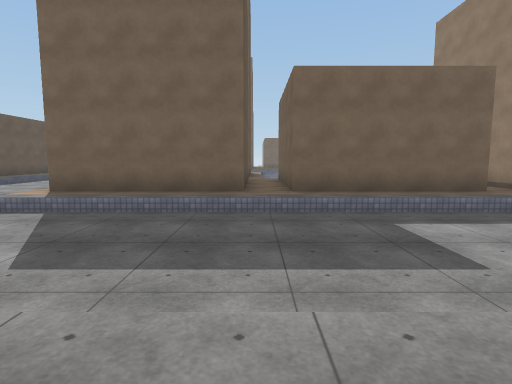
View 1 (above)

24 first-person views from a walk through a 3-D level made in the Unity game engine. The camera is 1.3 m above the floor, tilts 6° down and sees 80° across. The floor is counted in squares, 2 m on a side. Each view is taken from the middle of a square. On the plan, view 1 faces up. The plan holds only what a view shows up to about 10 squares ahead; the rest is blank. The place goes on beyond the plan. The player character is not drawn. Surface patterns are stand-ins for the level's own textures.

View 2
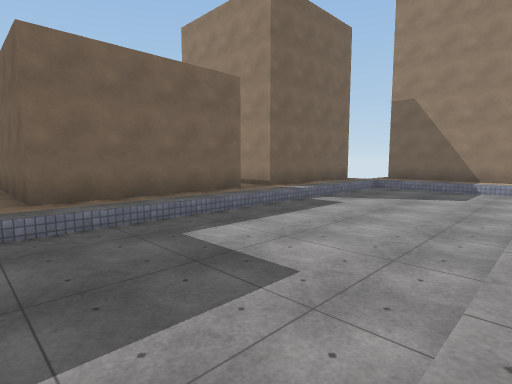

View 3
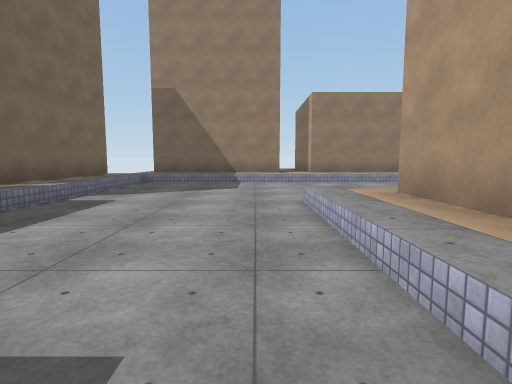

View 4
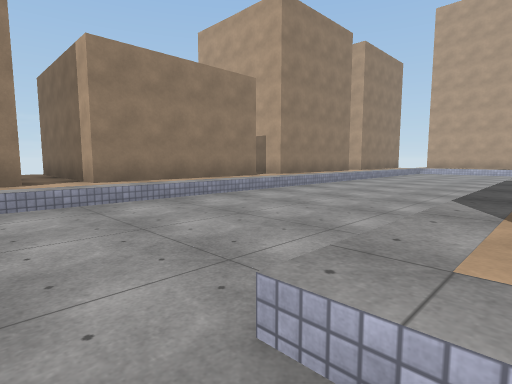

View 5
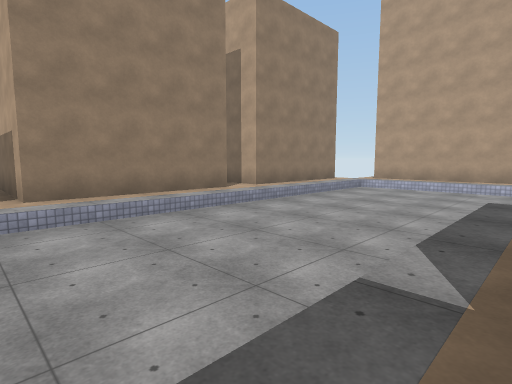

View 6
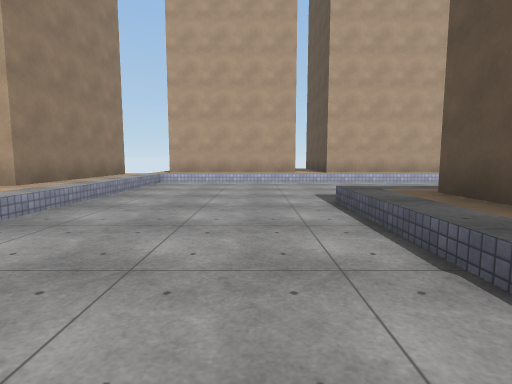

View 7
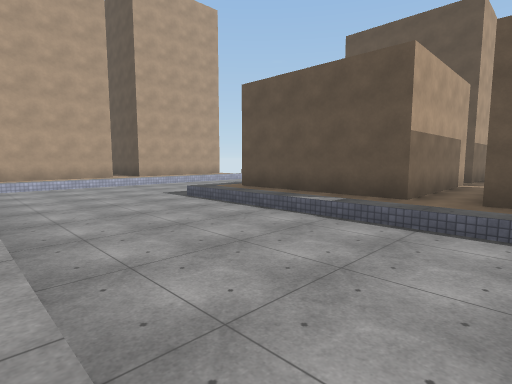

View 8
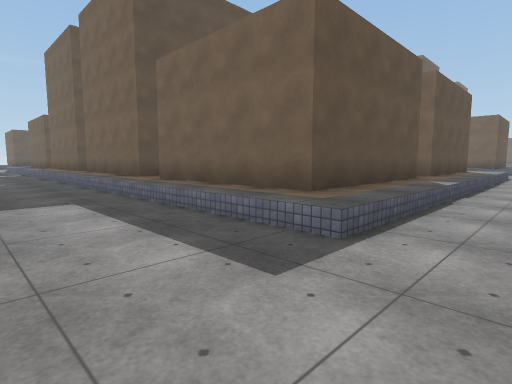

View 9
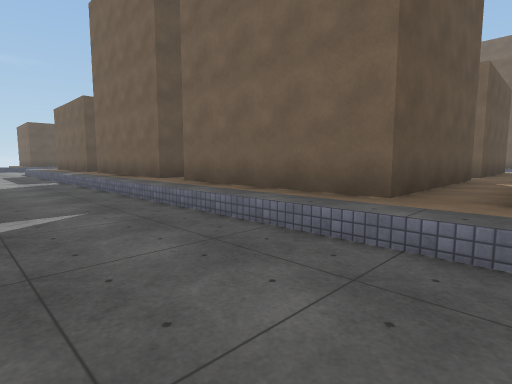

View 10
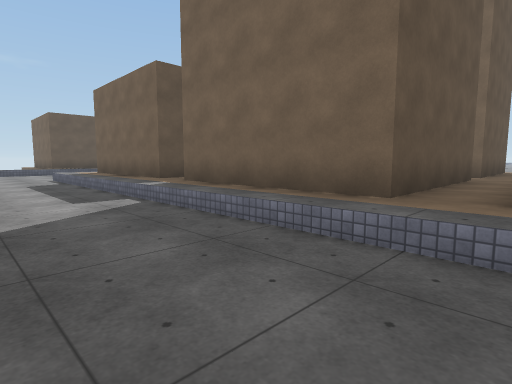

View 11
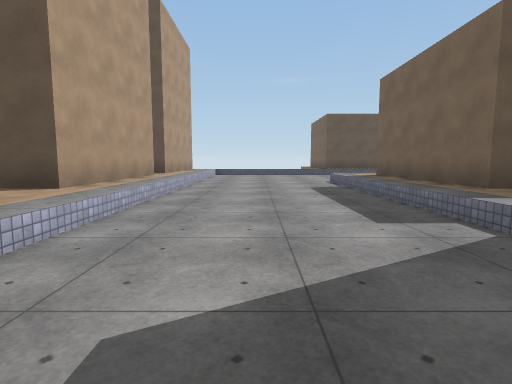

View 12
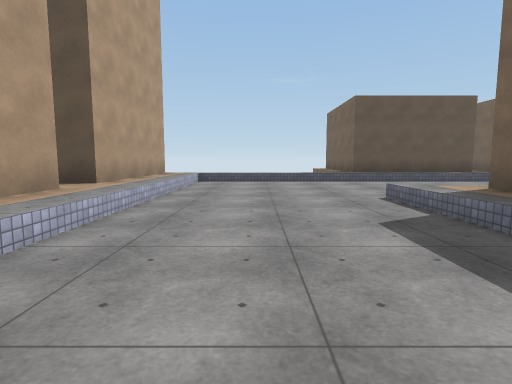

View 13
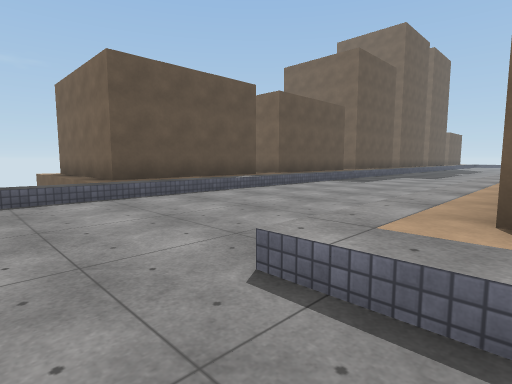

View 14
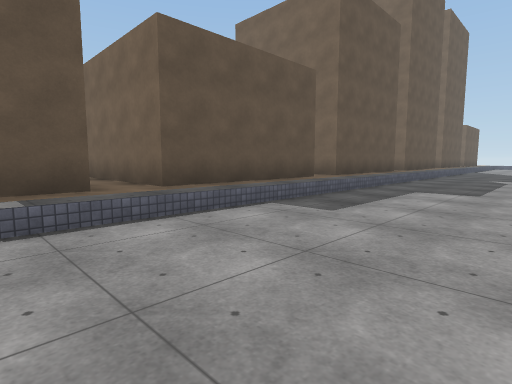

View 15
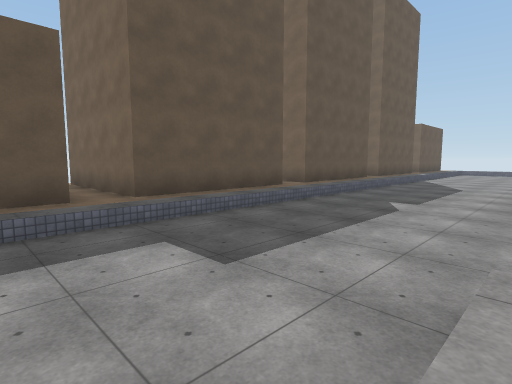

View 16
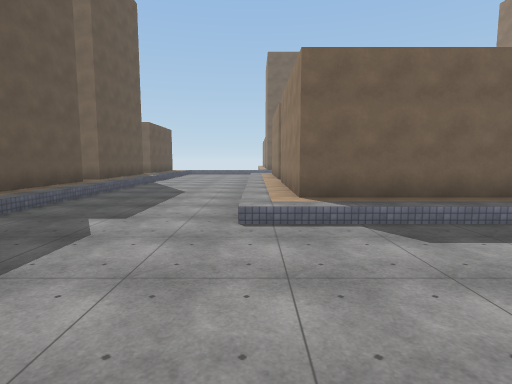

View 17
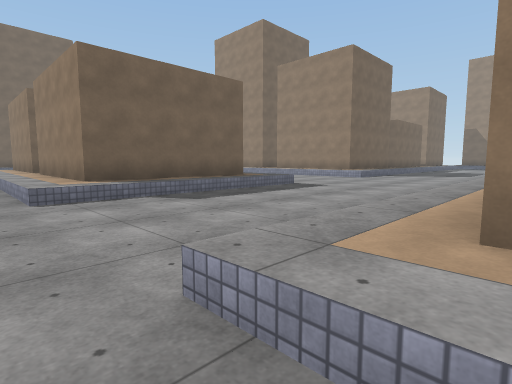

View 18
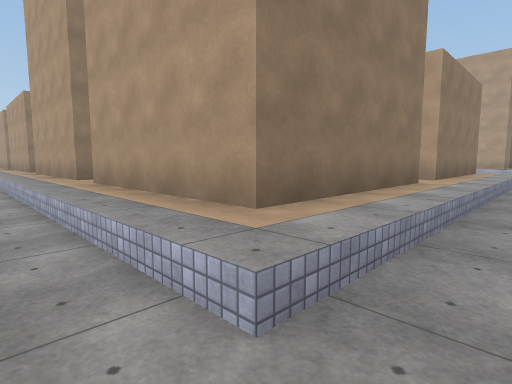

View 19
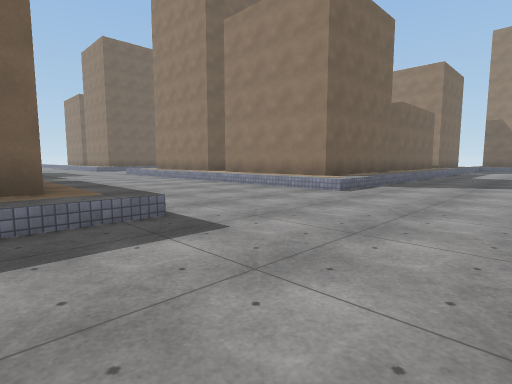

View 20
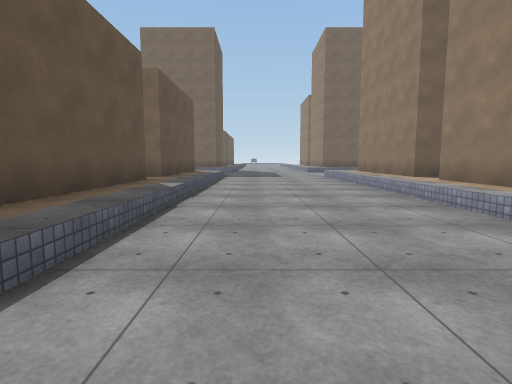

View 21
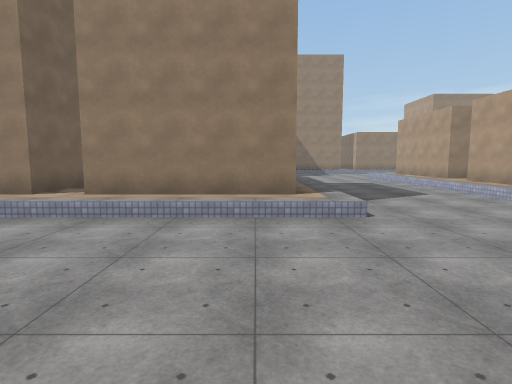

View 22
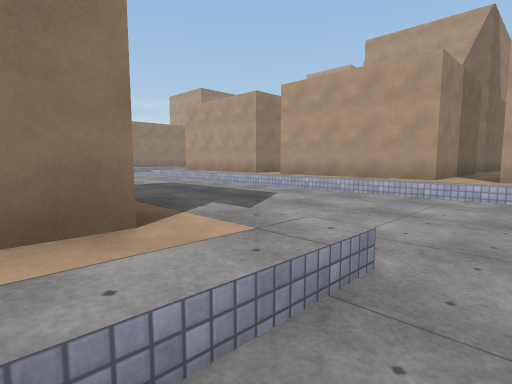

View 23
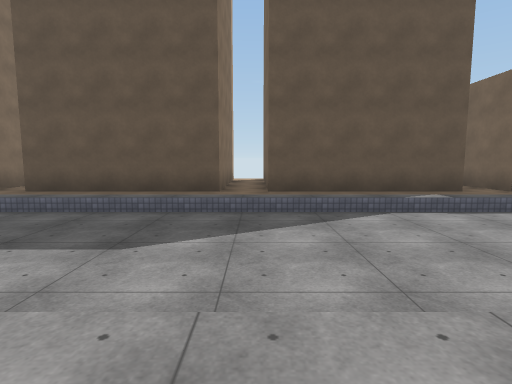

View 24
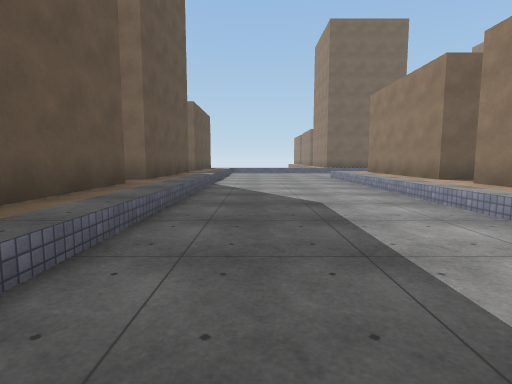

### Floor plan
Key: @ floor where view 1 was taken; . main floor; : floor 0.5 m higher than the main floor; O other object.
Columns run from 24 left of view 1 to 14 right of it. Each row starts with its distance up from view 1.
 14    O:....:O  O ....:O
 13    O:....:O  O:....:O
 12 OOOO:....:OO O:....:OOO
 11     :....::   :....:
 10 OOOO:....:O  O:....:O  O O    O
  9    O:....:O  O:....:O  O O    O
  8    O:....:O  O:....:O  O O    O
  7    O:....:OOOO:....:OOOO OOOO OOOO
  6     :....::::::....::::::::::::::::
  5   OO:.............................:O
  4    O:.............................:O
  3    O:.............................:O
  2 OOOO:.............................:OO
  1     :....:::::::::::::::::::::....:
  0   OO:....:OOOO OOOO OOOO@OOOO:....:OOOO
 -1    O:....:O       O O  O O  O:....:O
 -2    O:....:O       O O  O    O:....:O
 -3 OOOO:....:O       O O  O    O:....:O
 -4     :....:                   :....:
 -5   OO:....:O       O OOOO OOOO:....:OOOO
 -6    O:....:O       O O  O O  O:....:O
 -7    O:....:O       O O  O O  O:....:O
 -8 OOOO:....:OOOO OOOO OOOO OOOO:....:O
 -9     :....:::::::::::::::::::::....:
-10      .............................:OO
-11      .............................:O
-12      .............................:O
-13      .............        ........:O
-14      ::::::::::::         :::::::::
-15      OOOO OOOO O         OOOO OOOO
-16              O              O

Where each view was taken, in squares from view 1:
view 1: 0 up, 0 right, facing up
view 2: 1 up, 0 right, facing up-right
view 3: 2 up, 1 right, facing right
view 4: 2 up, 5 right, facing down-right
view 5: 4 down, 5 right, facing down-right
view 6: 5 down, 7 right, facing down
view 7: 3 down, 10 right, facing down-left
view 8: 12 down, 7 right, facing up-left
view 9: 12 down, 1 right, facing up-left
view 10: 12 down, 4 left, facing up-left
view 11: 12 down, 6 left, facing left
view 12: 12 down, 10 left, facing left
view 13: 11 down, 14 left, facing up-left
view 14: 6 down, 16 left, facing up-left
view 15: 1 down, 15 left, facing up-left
view 16: 1 up, 15 left, facing up
view 17: 0 up, 16 left, facing up-right
view 18: 2 up, 16 left, facing down-right
view 19: 2 up, 11 left, facing up-right
view 20: 4 up, 8 left, facing up
view 21: 7 up, 10 left, facing right
view 22: 7 up, 6 left, facing down-right
view 23: 11 up, 14 left, facing left
view 24: 5 up, 18 left, facing up
